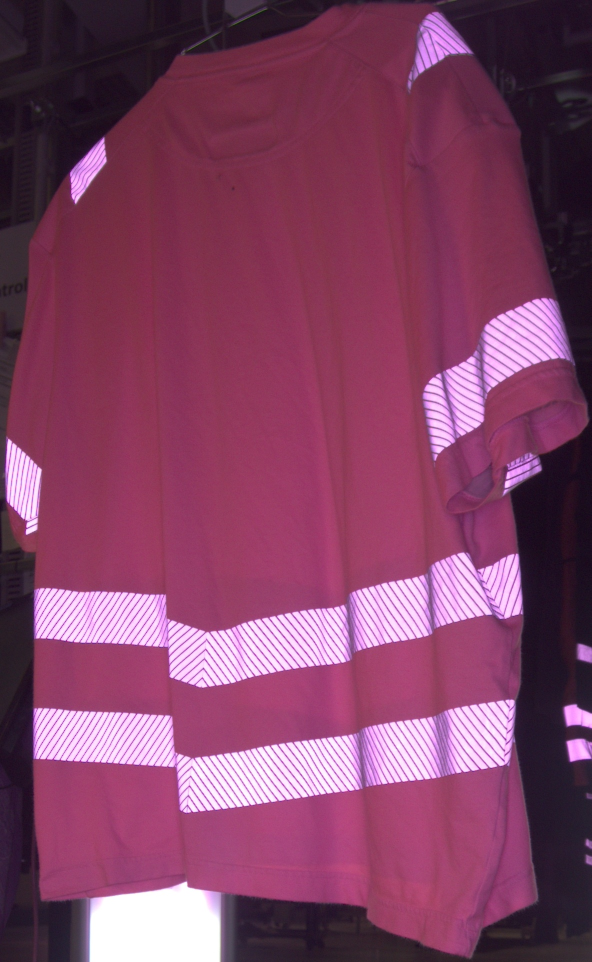
#> input picture edge/sample_images/test.jpg, 1183 x 1924 px, found by its file name (shown at 1/2 size)
$ python edge_direct_call.py
#> lines starting #> are read from the running program, lines starting #| are printed output that depends on the picture
import requests
import numpy as np
from PIL import Image

img = Image.open("edge/sample_images/test.jpg").convert("RGB")
#> img is the input picture: PIL image 1183x1924 RGB; mean R, G, B 130.7, 67.3, 101
img = img.resize((224, 224))
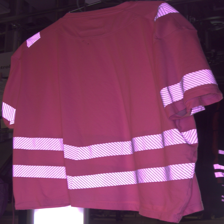
#> img: PIL image 224x224 RGB; mean R, G, B 130.7, 67.3, 100.9

arr = np.array(img).astype(np.float32) / 255.0
arr = np.transpose(arr, (2, 0, 1))  # HWC -> CHW
arr = np.expand_dims(arr, axis=0)

payload = {
    "inputs": [
        {
            "name": "INPUT__0",
            "shape": list(arr.shape),
            "datatype": "FP32",
            "data": arr.flatten().tolist()
        }
    ]
}

#> (the run stopped early here; a loop or call above may not have finished)
